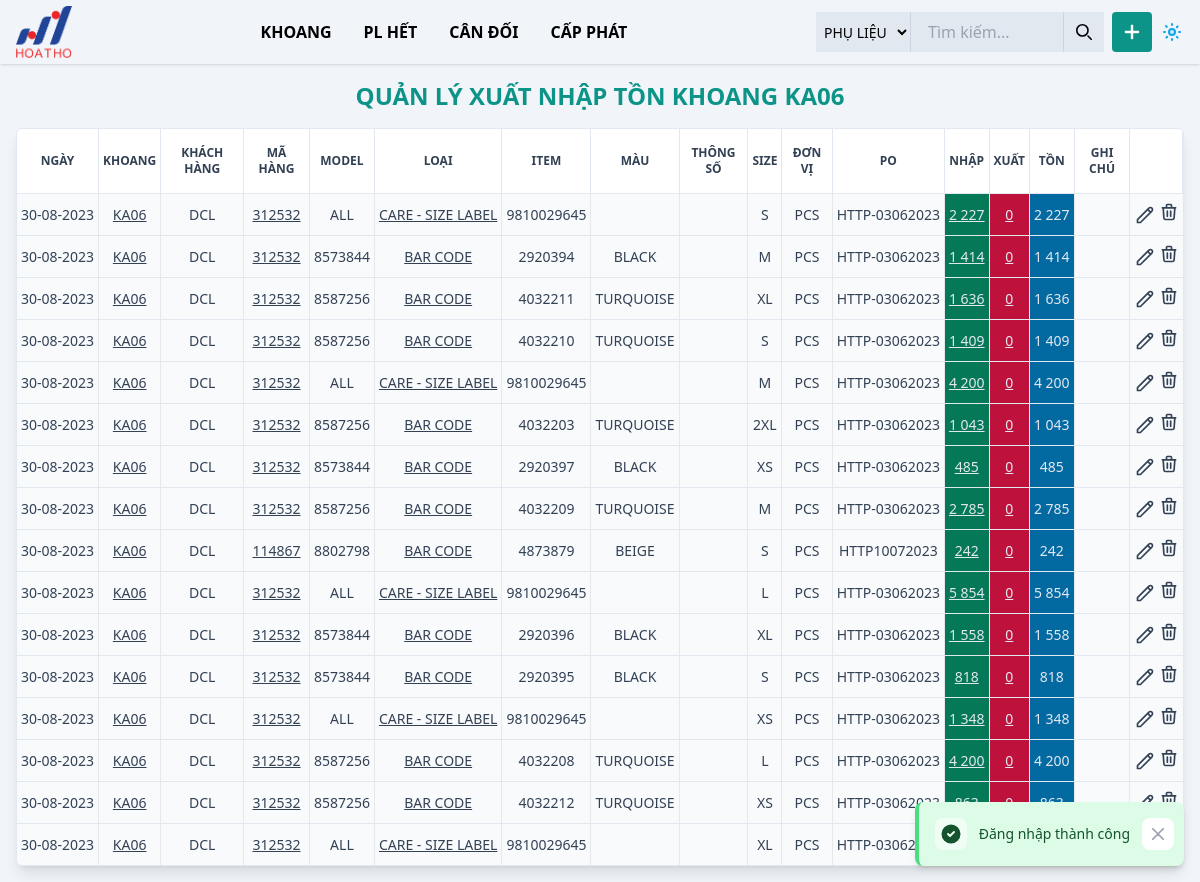
Screenshot of /items.php?khoang=KA06 (signed in) with the database file from the repository.
### tables this page shows
CREATE TABLE `items` (
  `item_id` bigint(20) UNSIGNED NOT NULL,
  `item_customer` varchar(20) NOT NULL,
  `item_style` varchar(20) NOT NULL,
  `item_type` varchar(100) NOT NULL,
  `item_container` varchar(20) NOT NULL,
  `item_model` varchar(20) DEFAULT NULL,
  `item_item` varchar(20) DEFAULT NULL,
  `item_color` varchar(20) DEFAULT NULL,
  `item_params` varchar(10) DEFAULT NULL,
  `item_size` varchar(100) DEFAULT NULL,
  `item_po` varchar(20) DEFAULT NULL,
  `item_unit` varchar(10) NOT NULL,
  `item_qty` decimal(10,2) NOT NULL,
  `item_note` varchar(255) DEFAULT NULL,
  `item_date` date NOT NULL,
  `item_sold_out` tinyint(1) NOT NULL DEFAULT 0,
  `order_id` bigint(20) UNSIGNED DEFAULT NULL,
  `item_plan` decimal(10,2) UNSIGNED DEFAULT NULL,
  `item_norm` float(3,2) DEFAULT NULL,
  `user_id` tinyint(2) UNSIGNED NOT NULL,
  `number_group` tinyint(2) UNSIGNED NOT NULL DEFAULT 0,
  `created_at` datetime NOT NULL DEFAULT current_timestamp()
);

### DB.php (called while the page is built, shortened)
<?php
class  DB
{
    private $table;
    private $select;
    private $where;
    private $conn;
    private $query;
    public function __construct()
    {
        try {
            $servername = "localhost";
            $username = "root";
            $password = "";
            $dbname = "phu-lieu";
            $this->conn = new PDO("mysql:host=$servername;port=3306;dbname=$dbname;charset=utf8mb4", $username, $password, [
                PDO::ATTR_ERRMODE => PDO::ERRMODE_EXCEPTION,
                PDO::ATTR_DEFAULT_FETCH_MODE => PDO::FETCH_OBJ,
            ]);
        } catch (PDOException $e) {
            echo "Connection failed: " . $e->getMessage();
        }
    }
    public static function table($table)
    {
        $instance = new DB();
        $instance->table = $table;
        return $instance;
    }
    public function sum($column)
    {
        $query = "SELECT SUM($column) as total FROM " . $this->table . " WHERE " . implode(' AND ', $this->where);
        return $this->conn->query($query)->fetch()->total;
    }
    public function where($column, $condition, $value)
    {
        $this->where[] = "$column $condition '$value'";
        return $this;
    }
    public function get()
    {
        $query = "SELECT ";
        if (empty($this->select)) {
            $query .= "*";
        } else {
            $query .= implode(',', $this->select);
        }
        $query .= " FROM " . $this->table;
        if (isset($this->where)) {
            $query .= " WHERE " . implode(' AND ', $this->where);
        }
        $this->query = $query;
        return $this;
    }
    public function whereNull($column)
    {
        $this->where[] = "$column IS NULL";
        return $this;
    }
    public function fetchAll()
    {
        $result = $this->conn->query($this->query);
        return $result->fetchAll();
    }
}

### helper.php (called while the page is built, shortened)
<?php
function get($field): string
{
    return htmlspecialchars(trim($_GET[$field]));
}
function formatDate($date): string
{
    return date('d-m-Y', strtotime($date));
}
function formatNumber($number): int|string
{
    if (empty($number)) {
        return 0;
    }
    if (fmod($number, 1) == 0) {
        return number_format($number, 0, '.', ' ');
    } else {
        return number_format($number, 2, '.', ' ');
    }
}

### items.php (the view, shortened to what this page needs)
<?php
include_once "header.php";
$headerTitle = "QUẢN LÝ XUẤT NHẬP TỒN";
if (count($_GET) === 1 && isset($_GET['khoang'])) {
    $headerTitle = "QUẢN LÝ XUẤT NHẬP TỒN KHOANG " . $_GET['khoang'];
    $items = DB::table('items')
        ->where('item_container', '=', get('khoang'))
        ->whereNull('order_id')
        ->where('item_sold_out', "=", 0)
        ->fetchAll();
}
if (count($items)) { ?>
    <div class="px-2 py-4 md:p-4" id="items">
        <h2 id="item-title" class="text-center font-bold text-xl md:text-2xl dark:text-muted-200 mb-4 text-teal-600"><?= $headerTitle ?></h2>
        <div id="table" class="w-full">
            <div class="border-muted-200 dark:border-muted-700 border rounded-md overflow-hidden shadow-lg">
                <div class="min-w-full align-middle overflow-x-auto">
                    <table class="divide-muted-200 dark:divide-muted-700 min-w-full table-fixed divide-y text-center">
                        <thead>
                            <tr>
                                <th class="text-muted-700 dark:text-muted-400 font-bold text-xs uppercase border-muted-200 dark:border-muted-700 last:border-e-none dark:bg-muted-800 border-r bg-white px-1 py-4">NGÀY</th>
                                <th class="text-muted-700 dark:text-muted-400 font-bold text-xs uppercase border-muted-200 dark:border-muted-700 last:border-e-none dark:bg-muted-800 border-r bg-white px-1 py-4">KHOANG</th>
                                <th class="text-muted-700 dark:text-muted-400 font-bold text-xs uppercase border-muted-200 dark:border-muted-700 last:border-e-none dark:bg-muted-800 border-r bg-white px-1 py-4">KHÁCH HÀNG</th>
                                <th class="text-muted-700 dark:text-muted-400 font-bold text-xs uppercase border-muted-200 dark:border-muted-700 last:border-e-none dark:bg-muted-800 border-r bg-white px-1 py-4">MÃ HÀNG</th>
                                <th class="text-muted-700 dark:text-muted-400 font-bold text-xs uppercase border-muted-200 dark:border-muted-700 last:border-e-none dark:bg-muted-800 border-r bg-white px-1 py-4">MODEL</th>
                                <th class="text-muted-700 dark:text-muted-400 font-bold text-xs uppercase border-muted-200 dark:border-muted-700 last:border-e-none dark:bg-muted-800 border-r bg-white px-1 py-4">LOẠI</th>
                                <th class="text-muted-700 dark:text-muted-400 font-bold text-xs uppercase border-muted-200 dark:border-muted-700 last:border-e-none dark:bg-muted-800 border-r bg-white px-1 py-4">ITEM</th>
                                <th class="text-muted-700 dark:text-muted-400 font-bold text-xs uppercase border-muted-200 dark:border-muted-700 last:border-e-none dark:bg-muted-800 border-r bg-white px-1 py-4">MÀU</th>
                                <th class="text-muted-700 dark:text-muted-400 font-bold text-xs uppercase border-muted-200 dark:border-muted-700 last:border-e-none dark:bg-muted-800 border-r bg-white px-1 py-4">THÔNG SỐ</th>
                                <th class="text-muted-700 dark:text-muted-400 font-bold text-xs uppercase border-muted-200 dark:border-muted-700 last:border-e-none dark:bg-muted-800 border-r bg-white px-1 py-4">SIZE</th>
                                <th class="text-muted-700 dark:text-muted-400 font-bold text-xs uppercase border-muted-200 dark:border-muted-700 last:border-e-none dark:bg-muted-800 border-r bg-white px-1 py-4">ĐƠN VỊ</th>
                                <th class="text-muted-700 dark:text-muted-400 font-bold text-xs uppercase border-muted-200 dark:border-muted-700 last:border-e-none dark:bg-muted-800 border-r bg-white px-1 py-4">PO</th>
                                <th class="text-muted-700 dark:text-muted-400 font-bold text-xs uppercase border-muted-200 dark:border-muted-700 last:border-e-none dark:bg-muted-800 border-r bg-white px-1 py-4">NHẬP</th>
                                <th class="text-muted-700 dark:text-muted-400 font-bold text-xs uppercase border-muted-200 dark:border-muted-700 last:border-e-none dark:bg-muted-800 border-r bg-white px-1 py-4">XUẤT</th>
                                <th class="text-muted-700 dark:text-muted-400 font-bold text-xs uppercase border-muted-200 dark:border-muted-700 last:border-e-none dark:bg-muted-800 border-r bg-white px-1 py-4">TỒN</th>
                                <th class="text-muted-700 dark:text-muted-400 font-bold text-xs uppercase border-muted-200 dark:border-muted-700 last:border-e-none dark:bg-muted-800 border-r bg-white px-1 py-4">GHI CHÚ</th>
                                <th class="text-muted-700 dark:text-muted-400 font-bold text-xs uppercase border-muted-200 dark:border-muted-700 last:border-e-none dark:bg-muted-800 border-r bg-white px-1 py-4"></th>
                            </tr>
                        </thead>
                        <tbody class="divide-muted-200 dark:divide-muted-700 dark:bg-muted-800 divide-y bg-muted-50">
                            <?php foreach ($items as $item) {
                                $totalOrder = DB::table('items')
                                    ->where('order_id', '=', $item->item_id)
                                    ->sum('item_qty');
                                $inventory = $item->item_qty - $totalOrder;
                            ?>
                                <tr item-id="<?= $item->item_id ?>" class="hover:bg-muted-100 dark:hover:bg-muted-900 transition-colors duration-200">
                                    <td class="text-sm border-r dark:border-muted-700 text-muted-700 dark:text-muted-200 py-2 px-1 whitespace-nowrap"><?= formatDate($item->item_date) ?></td>
                                    <td class="text-sm border-r dark:border-muted-700 text-muted-700 dark:text-muted-200 py-2 px-1 whitespace-nowrap"><a href="items.php?khoang=<?= $item->item_container ?>"><?= $item->item_container ?></a></td>
                                    <td class="text-sm border-r dark:border-muted-700 text-muted-700 dark:text-muted-200 py-2 px-1 whitespace-nowrap"><?= $item->item_customer ?></td>
                                    <td class="text-sm border-r dark:border-muted-700 text-muted-700 dark:text-muted-200 py-2 px-1 whitespace-nowrap"><a href="items.php?ma-hang=<?= $item->item_style ?>"><?= $item->item_style ?></a></td>
                                    <td class="text-sm border-r dark:border-muted-700 text-muted-700 dark:text-muted-200 py-2 px-1 whitespace-nowrap"><?= $item->item_model ?></td>
                                    <td class="text-sm border-r dark:border-muted-700 text-muted-700 dark:text-muted-200 py-2 px-1 whitespace-nowrap"><a title="<?= $item->item_id ?>" href="items.php?ma-hang=<?= $item->item_style ?>&type=<?= $item->item_type ?>&color=<?= $item->item_color ?>&size=<?= $item->item_size ?>&params=<?= $item->item_params ?>"><?= $item->item_type ?></a></td>
                                    <td class="text-sm border-r dark:border-muted-700 text-muted-700 dark:text-muted-200 py-2 px-1 whitespace-nowrap"><?= $item->item_item ?></td>
                                    <td class="text-sm border-r dark:border-muted-700 text-muted-700 dark:text-muted-200 py-2 px-1 whitespace-nowrap"><?= $item->item_color ?></td>
                                    <td class="text-sm border-r dark:border-muted-700 text-muted-700 dark:text-muted-200 py-2 px-1 whitespace-nowrap"><?= $item->item_params ?></td>
                                    <td class="text-sm border-r dark:border-muted-700 text-muted-700 dark:text-muted-200 py-2 px-1 whitespace-nowrap"><?= $item->item_size ?></td>
                                    <td class="text-sm border-r dark:border-muted-700 text-muted-700 dark:text-muted-200 py-2 px-1 whitespace-nowrap"><?= $item->item_unit ?></td>
                                    <td class="text-sm border-r dark:border-muted-700 text-muted-700 dark:text-muted-200 py-2 px-1 whitespace-nowrap"><?= $item->item_po ?></td>
                                    <td class="text-sm border-r dark:border-muted-700 text-muted-200 bg-emerald-700 py-2 px-1 whitespace-nowrap"><a href="nhap-kho.php?id=<?= $item->item_id ?>"><?= formatNumber($item->item_qty) ?></a>
                                    </td>
                                    <td class="text-sm border-r dark:border-muted-700 text-muted-200 bg-rose-700 py-2 px-1 whitespace-nowrap">
                                        <?php
                                        if ($inventory != 0) { ?>
                                            <a href="xuat-kho.php?id=<?= $item->item_id ?>"><?= formatNumber($totalOrder) ?></a>
                                        <?php } else { ?>
                                            <?= formatNumber($totalOrder) ?>
                                        <?php } ?>
                                    </td>
                                    <td class="text-sm border-r dark:border-muted-700 text-muted-200 bg-sky-700 py-2 px-1 whitespace-nowrap">
                                        <?php
                                        if ($inventory == 0) { ?>
                                            <form class="inline-block ml-1" action="<?= $_SERVER['PHP_SELF'] ?>" method="post">
                                                <input type="hidden" value="<?= $item->item_id ?>" name="sold-out">
                                                <button class="bg-yellow-300 text-red-700 font-bold p-1 rounded uppercase" type="submit">
                                                    Hết
                                                </button>
                                            </form>
                                        <?php } else {
                                            echo formatNumber($inventory);
                                        } ?>
                                    </td>
                                    <td class="text-sm border-r dark:border-muted-700 text-muted-700 dark:text-muted-200 py-2 px-1"><?= $item->item_note ?></td>
                                    <td class="text-sm text-muted-700 dark:text-muted-200 py-2 px-1">
                                        <div class="flex gap-1 justify-end items-center">
                                            <a href="sua.php?id=<?= $item->item_id ?>" title="Sửa phụ liệu" class="btn-show-order w-5 transform hover:text-green-500 transition hover:scale-125" data-id="<?= $item->item_id ?>">
                                                <svg xmlns="http://www.w3.org/2000/svg" fill="none" viewBox="0 0 24 24" stroke="currentColor">
                                                    <path stroke-linecap="round" stroke-linejoin="round" stroke-width="2" d="M15.232 5.232l3.536 3.536m-2.036-5.036a2.5 2.5 0 113.536 3.536L6.5 21.036H3v-3.572L16.732 3.732z" />
                                                </svg>
                                            </a>
                                            <form id="form-delete" action="<?= $_SERVER['PHP_SELF'] ?>" method="post" class="inline-block">
                                                <button type="button" title="Xóa phụ liệu" data-id="<?= $item->item_id ?>" class="btn-show-modal w-5 transform hover:text-red-500 transition hover:scale-110">
                                                    <svg fill="none" viewBox="0 0 24 24" stroke="currentColor">
                                                        <path stroke-linecap="round" stroke-linejoin="round" stroke-width="2" d="M19 7l-.867 12.142A2 2 0 0116.138 21H7.862a2 2 0 01-1.995-1.858L5 7m5 4v6m4-6v6m1-10V4a1 1 0 00-1-1h-4a1 1 0 00-1 1v3M4 7h16"></path>
                                                    </svg>
                                                </button>
                                            </form>
                                        </div>
                                    </td>
                                </tr>
                            <?php } ?>
                        </tbody>
                    </table>
                </div>
            </div>
        </div>
    </div>
<?php }
?>
<?php
require_once "footer.php";
?>

### rows the page displays
items: item_date "30-08-2023", item_container "KA06", item_customer "DCL", item_style "312532", item_model "ALL", item_type "CARE - SIZE LABEL", item_item "9810029645", item_size "S", item_unit "PCS", item_po "HTTP-03062023", item_qty "2 227", totalOrder "0"
items: item_date "30-08-2023", item_container "KA06", item_customer "DCL", item_style "312532", item_model "8573844", item_type "BAR CODE", item_item "2920394", item_color "BLACK", item_size "M", item_unit "PCS", item_po "HTTP-03062023", item_qty "1 414", totalOrder "0"
items: item_date "30-08-2023", item_container "KA06", item_customer "DCL", item_style "312532", item_model "8587256", item_type "BAR CODE", item_item "4032211", item_color "TURQUOISE", item_size "XL", item_unit "PCS", item_po "HTTP-03062023", item_qty "1 636", totalOrder "0"
items: item_date "30-08-2023", item_container "KA06", item_customer "DCL", item_style "312532", item_model "8587256", item_type "BAR CODE", item_item "4032210", item_color "TURQUOISE", item_size "S", item_unit "PCS", item_po "HTTP-03062023", item_qty "1 409", totalOrder "0"
items: item_date "30-08-2023", item_container "KA06", item_customer "DCL", item_style "312532", item_model "ALL", item_type "CARE - SIZE LABEL", item_item "9810029645", item_size "M", item_unit "PCS", item_po "HTTP-03062023", item_qty "4 200", totalOrder "0"
items: item_date "30-08-2023", item_container "KA06", item_customer "DCL", item_style "312532", item_model "8587256", item_type "BAR CODE", item_item "4032203", item_color "TURQUOISE", item_size "2XL", item_unit "PCS", item_po "HTTP-03062023", item_qty "1 043", totalOrder "0"
items: item_date "30-08-2023", item_container "KA06", item_customer "DCL", item_style "312532", item_model "8573844", item_type "BAR CODE", item_item "2920397", item_color "BLACK", item_size "XS", item_unit "PCS", item_po "HTTP-03062023", item_qty "485", totalOrder "0"
items: item_date "30-08-2023", item_container "KA06", item_customer "DCL", item_style "312532", item_model "8587256", item_type "BAR CODE", item_item "4032209", item_color "TURQUOISE", item_size "M", item_unit "PCS", item_po "HTTP-03062023", item_qty "2 785", totalOrder "0"
items: item_date "30-08-2023", item_container "KA06", item_customer "DCL", item_style "114867", item_model "8802798", item_type "BAR CODE", item_item "4873879", item_color "BEIGE", item_size "S", item_unit "PCS", item_po "HTTP10072023", item_qty "242", totalOrder "0"
items: item_date "30-08-2023", item_container "KA06", item_customer "DCL", item_style "312532", item_model "ALL", item_type "CARE - SIZE LABEL", item_item "9810029645", item_size "L", item_unit "PCS", item_po "HTTP-03062023", item_qty "5 854", totalOrder "0"
items: item_date "30-08-2023", item_container "KA06", item_customer "DCL", item_style "312532", item_model "8573844", item_type "BAR CODE", item_item "2920396", item_color "BLACK", item_size "XL", item_unit "PCS", item_po "HTTP-03062023", item_qty "1 558", totalOrder "0"
items: item_date "30-08-2023", item_container "KA06", item_customer "DCL", item_style "312532", item_model "8573844", item_type "BAR CODE", item_item "2920395", item_color "BLACK", item_size "S", item_unit "PCS", item_po "HTTP-03062023", item_qty "818", totalOrder "0"
items: item_date "30-08-2023", item_container "KA06", item_customer "DCL", item_style "312532", item_model "ALL", item_type "CARE - SIZE LABEL", item_item "9810029645", item_size "XS", item_unit "PCS", item_po "HTTP-03062023", item_qty "1 348", totalOrder "0"
items: item_date "30-08-2023", item_container "KA06", item_customer "DCL", item_style "312532", item_model "8587256", item_type "BAR CODE", item_item "4032208", item_color "TURQUOISE", item_size "L", item_unit "PCS", item_po "HTTP-03062023", item_qty "4 200", totalOrder "0"
items: item_date "30-08-2023", item_container "KA06", item_customer "DCL", item_style "312532", item_model "8587256", item_type "BAR CODE", item_item "4032212", item_color "TURQUOISE", item_size "XS", item_unit "PCS", item_po "HTTP-03062023"
items: item_date "30-08-2023", item_container "KA06", item_customer "DCL", item_style "312532", item_model "ALL", item_type "CARE - SIZE LABEL", item_item "9810029645", item_size "XL", item_unit "PCS", item_po "HTTP-03062023"

### other values shown
$toastMessage "Đăng nhập thành công"
$headerTitle "QUẢN LÝ XUẤT NHẬP TỒN KHOANG KA06"
